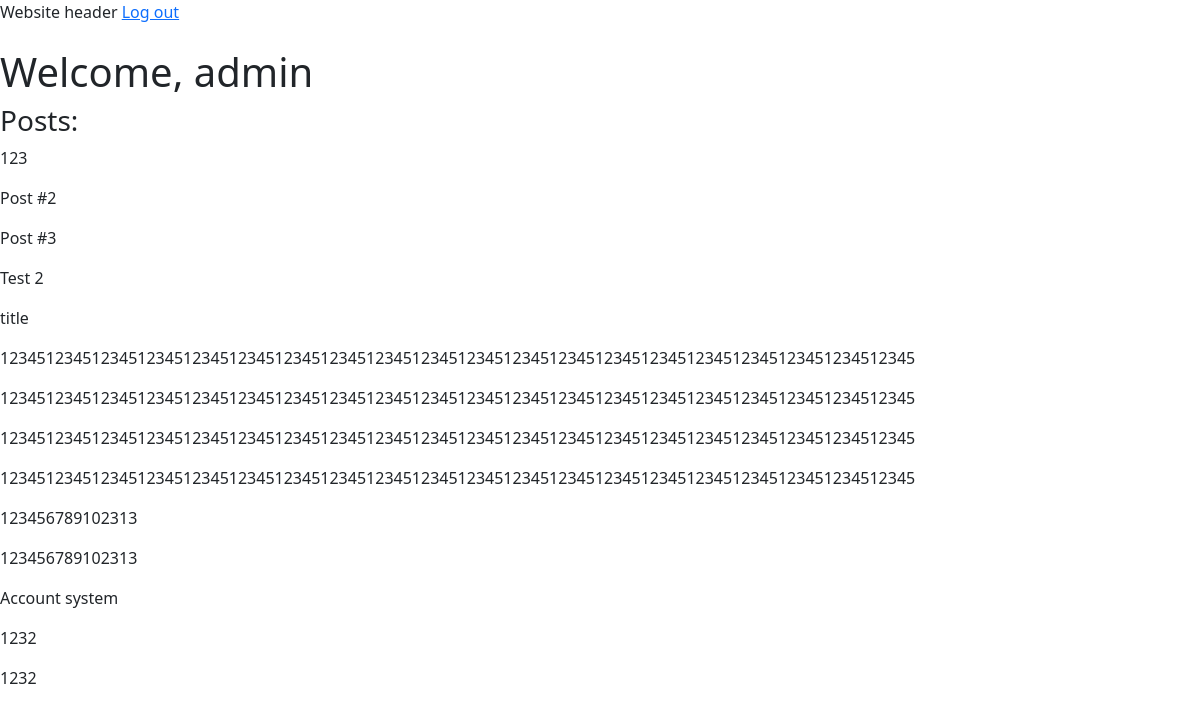
/profile/ (signed in), run on an earlier commit of the app's database.
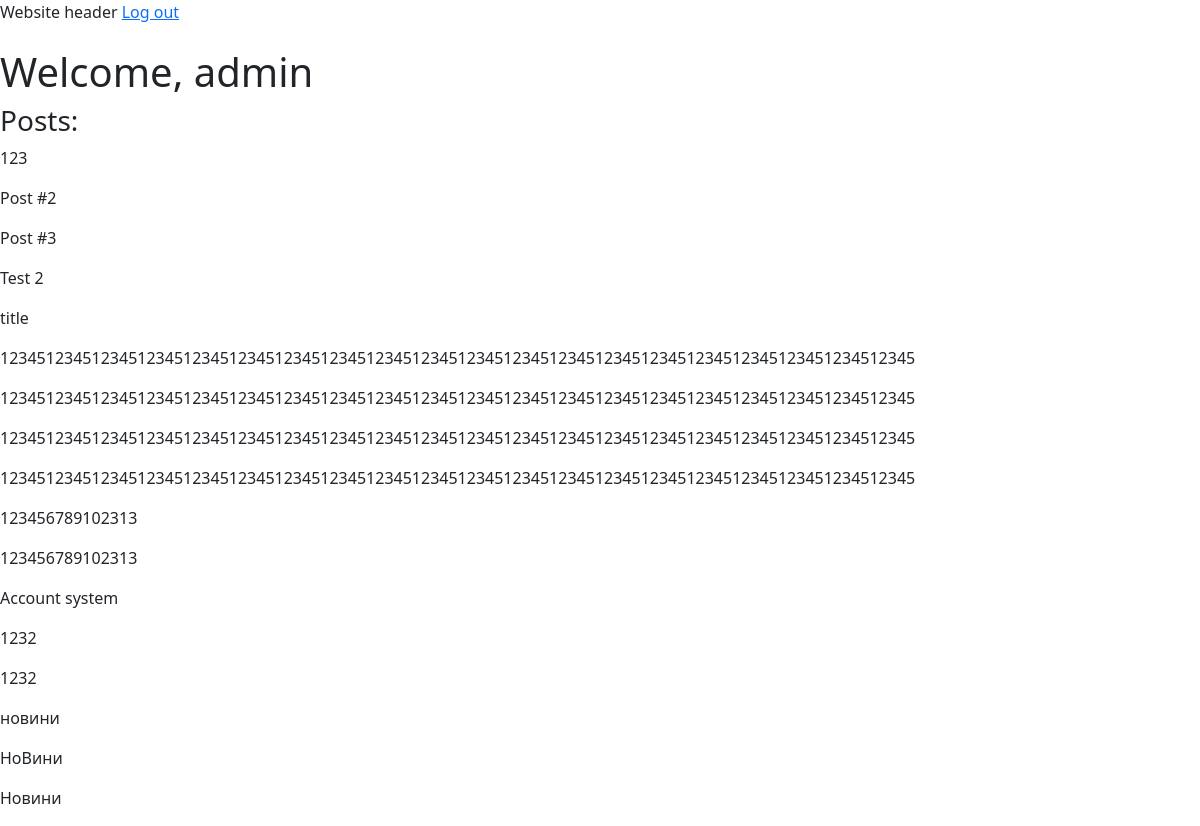
And on a later commit of the database.
### application/models/post.py (models this page shows)
class Post(TimeStampedModel):
    title = models.CharField(max_length=100)
    content = models.TextField()
    user = models.ForeignKey("application.User", on_delete=models.CASCADE, related_name="posts")  # Параметр on_delete вирішує, що буде з колонкою, якщо пов'язана колонка видаляється. model.CASCADE: Якщо видалиться user, то видаляться і пов'язані з ним пости. related_name="posts": user.posts дістане всі пов'язані пости
    objects = PostManager()  # Обираємо менеджер, який ми зробили. По замовчуваню є звичайнийй менеджер

### application/views.py (the view)
# urls.py: path("profile/", views.profile),
@login_required
def profile(request):
    return render(request, "profile.html", {"user": request.user})

### application/managers/post.py (called while the page is built)
    def get_queryset(self):  # Підвязуємо до менеджера PostQuerySet
        return PostQuerySet(self.model, using=self._db)

### application/managers/user.py (called while the page is built)
    def get_queryset(self):
        return UserQuerySet(self.model, using=self.db)

### application/templates/profile.html (shortened to what this page needs)
{% extends "base.html" %}
{% block content %}
  <h1>Welcome, {{ user.username }}</h1>
  <h3>Posts:</h3>
  {% for post in user.posts.all %}
    <p>{{ post.title }}</p>
  {% endfor %}
{% endblock %}

What changed in the data, as far as the page shows it:
added Post: title "новини"
added Post: title "НоВини"
added Post: title "Новини"
